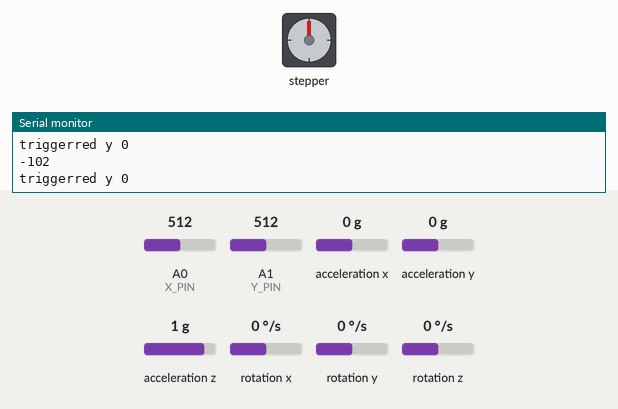
This sketch was run on a simulated Arduino Uno, built with avr-gcc and run on an emulated ATmega328P. Parts: stepper motor, the last lines printed to the serial monitor. Wiring (inferred from the names in the program): MPU-6050 motion sensor at I2C address 0x68. The test bench sets the inputs (shaded band); at power-on: A0 (X_PIN) = 512, A1 (Y_PIN) = 512, acceleration x 0 g, acceleration y 0 g, acceleration z 1 g, rotation x 0 °/s, rotation y 0 °/s, rotation z 0 °/s. Stepper angles assume 2038 steps per turn.

Above: at 1.2 s.
1.3 s: A0 (X_PIN) set to 670
3.4 s: A0 (X_PIN) set to 690
At 5.06 s:
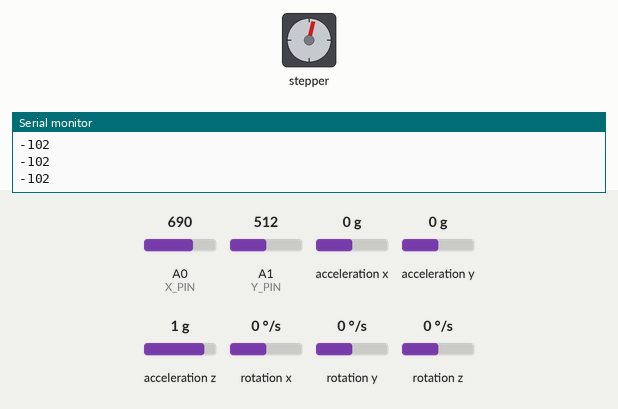
At 6.79 s:
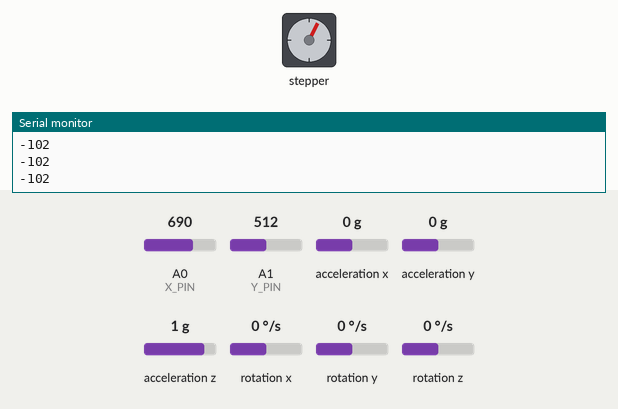
Timing chart, 0 to 29.7 s (numbered marks = the images above; inputs shaded):
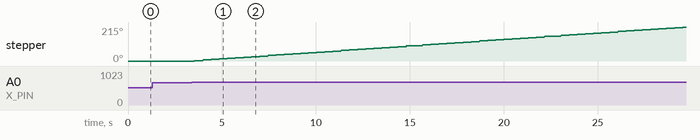

Measured:
- the behaviour switches between 682 and 683 on A0 (X_PIN) (found by bisection; images 0 and 1)

The sketch:

sketch_mar27a.ino
```cpp
/* Video Link
 * https://youtu.be/oQY3sx6VllM
 */

// lib
#include<Wire.h>
#include "Stepper.h"

// consts
const int MPU_addr=0x68;  // I2C address of the MPU-6050
int16_t AcX,AcY,AcZ,Tmp,GyX,GyY,GyZ; // gyro/accel raw values
const int stepsPerRevolution = 2038;  // change this to fit the number of steps per revolution
const int rolePerMinute = 15;         // Adjustable range of 28BYJ-48 stepper is 0~17 rpm
const int stepAmount = 20; // amount motor moves before checking angle again
Stepper myStepper(stepsPerRevolution, 8, 10, 9, 11);

// TUNE CONSTANTS HERE
const int UPPER_90 = 138;
const int UPPER_60 = 105;
const int LOWER_60 = 100;
const int UPPER_30 = 72;
const int LOWER_30 = 68;
const int LOWER_0  = 52;

// Arduino pin numbers
#define X_PIN 0 // analog pin connected to X output
#define Y_PIN 1 // analog pin connected to Y output

// containers for data
struct joystick {
  // raw joystick data
  int x_raw;
  int y_raw;
  // processed input
  int x;
  int y;
}pos;
struct motor {
  int16_t currentPos; // gyro+accel movement control
  int deg;            // internal validation to stop out of bounds
  int lastDeg;        // internal validation to stop out of bounds
  bool clockwise;     // for indicating which way to move
}stepper;


void setup() {
  // put your setup code here, to run once:
  Wire.begin();
  Wire.beginTransmission(MPU_addr);
  Wire.write(0x6B);  // PWR_MGMT_1 register
  Wire.write(0);     // set to zero (wakes up the MPU-6050)
  Wire.endTransmission(true);
  myStepper.setSpeed(rolePerMinute);
  Serial.begin(9600); // debug angles
}

void loop() {
  // read values
  pos.x_raw = analogRead(X_PIN);
  pos.y_raw = 1023 - analogRead(Y_PIN);
  // process values
  pos.x = (int)(pos.x_raw / 341.3);
  pos.y = (int)(pos.y_raw / 341.3);
  // do action based on joystick value
  if (abs(pos.x_raw - 512) >= abs(pos.y_raw - 512)) {
    Serial.print("triggerred x "); // debug
    Serial.println(pos.x - 1);
    change(pos.x - 1);
  }
  else if (abs(pos.x_raw - 512) < abs(pos.y_raw - 512)) {
    Serial.print("triggerred y "); // debug
    Serial.println(pos.y - 1);
    change(pos.y - 1);
  }
  updateDeg(); // debug
}

void change(int a) {
  // set clockwise and if move valid
  switch(a) {
    case -1: // down
      stepper.deg = stepper.lastDeg - 30;
      stepper.clockwise = true;
      break;
    case 0: // no mnove
      stepper.deg = stepper.lastDeg;
      return;
    case 1: // up
      stepper.deg = stepper.lastDeg + 30;
      stepper.clockwise = false;
      break;
    default:
      break;
  }
  // moving
  if (stepper.deg <= 90 && stepper.deg >= 0) { // for valid moves
    // switch to move to target
    /* Follows the following format
     * case ANGLE:
     *   while (CURRENT ANGLE NOT WITHIN ANGLE BOUNDS) {
     *     myStepper.step(CLOCKWISE OR COUNTERCLOCKWISE STEP AMOUNT);
     *     UPDATE_ANGLE();
     *     PAUSE;
     *   }
     *   break;
     */
    switch(stepper.deg) {
      case 90:
        while (stepper.currentPos < UPPER_90) {
          myStepper.step(stepAmount);
          updateDeg();
          delay(1);
        }
        break;
      case 60:
        while (stepper.currentPos > UPPER_60 || stepper.currentPos < LOWER_60) {
          myStepper.step(stepper.clockwise ? -stepAmount : stepAmount);
          updateDeg();
          delay(1);
        }
        break;
      case 30:
        while (stepper.currentPos > UPPER_30 || stepper.currentPos < LOWER_30) {
          myStepper.step(stepper.clockwise ? -stepAmount : stepAmount);
          updateDeg();
          delay(1);
        }
        break;
      case 0:
        while (stepper.currentPos > LOWER_0) {
          myStepper.step(-stepAmount);
          updateDeg();
          delay(1);
        }
        break;
      default:
        updateDeg();
        break;
    }
    stepper.lastDeg = stepper.deg; // prep for next move
  }
  else { // for invalid moves
    stepper.deg = stepper.lastDeg; // undo invalid move
    Serial.println("out of range!");
  }

}

void updateDeg() {
  int accelAvg = 0;
  // measure and average 200 angle values
  for (int i = 0; i < 200; i++) {
    Wire.beginTransmission(MPU_addr);
    Wire.write(0x3B);
    Wire.endTransmission(false);
    Wire.requestFrom(MPU_addr,14,true);
    AcX=Wire.read()<<8|Wire.read();  // 0x3B (ACCEL_XOUT_H) & 0x3C (ACCEL_XOUT_L)
    AcY=Wire.read()<<8|Wire.read();  // 0x3D (ACCEL_YOUT_H) & 0x3E (ACCEL_YOUT_L)
    AcZ=Wire.read()<<8|Wire.read();  // 0x3F (ACCEL_ZOUT_H) & 0x40 (ACCEL_ZOUT_L)
    Tmp=Wire.read()<<8|Wire.read();  // 0x41 (TEMP_OUT_H) & 0x42 (TEMP_OUT_L)
    GyX=Wire.read()<<8|Wire.read();  // 0x43 (GYRO_XOUT_H) & 0x44 (GYRO_XOUT_L)
    GyY=Wire.read()<<8|Wire.read();  // 0x45 (GYRO_YOUT_H) & 0x46 (GYRO_YOUT_L)
    GyZ=Wire.read()<<8|Wire.read();  // 0x47 (GYRO_ZOUT_H) & 0x48 (GYRO_ZOUT_L)
    int xAng = map(AcX,265,402,-90,90);
    int yAng = map(AcY,265,402,-90,90);
    accelAvg += RAD_TO_DEG * (atan2(-yAng, -xAng)+PI);
  }
  stepper.currentPos = accelAvg / 200; // update angle value
  Serial.println(stepper.currentPos); // print debug
}
```
